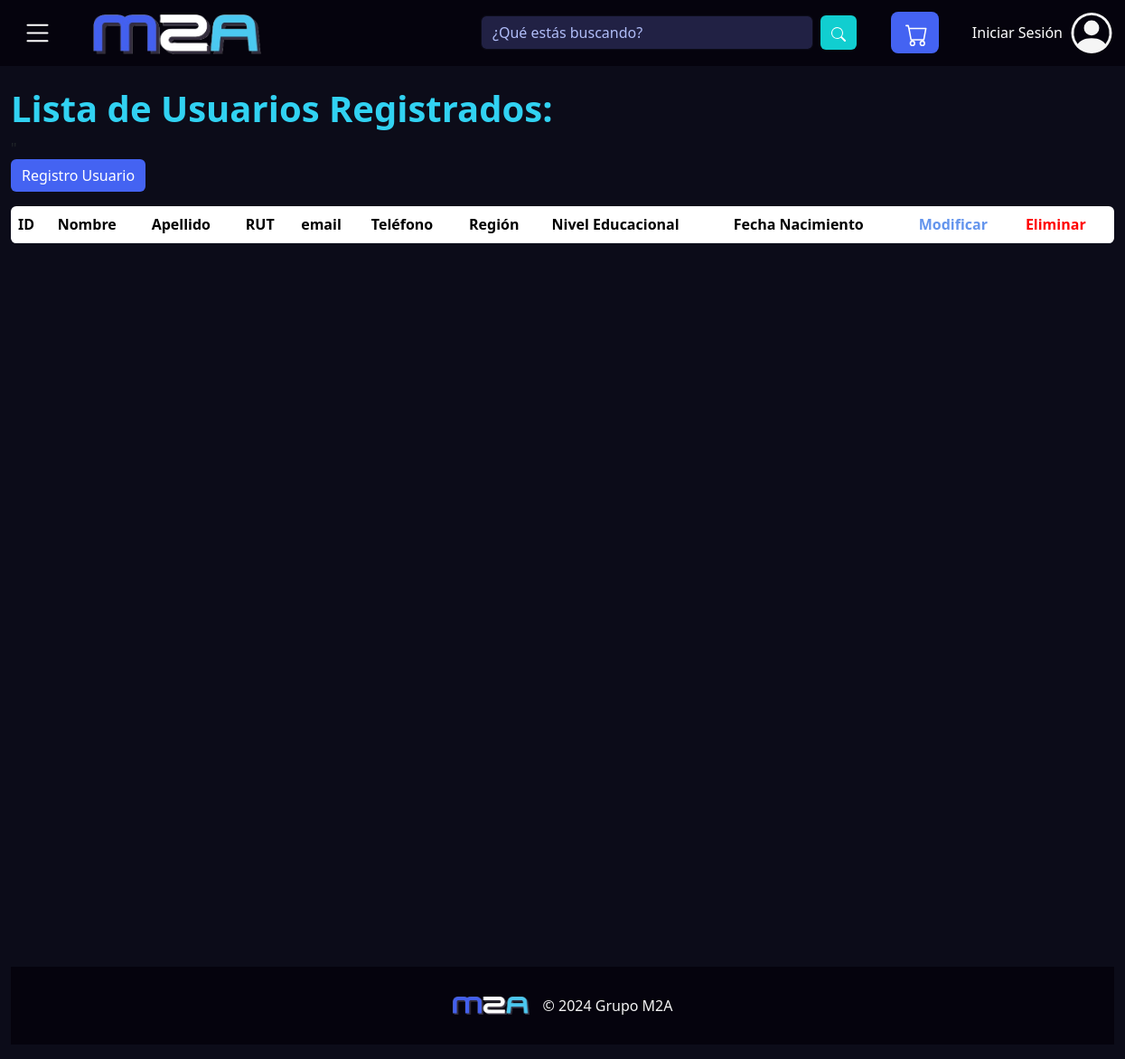
/listadoUsuarios, run on an earlier commit of the app's database.
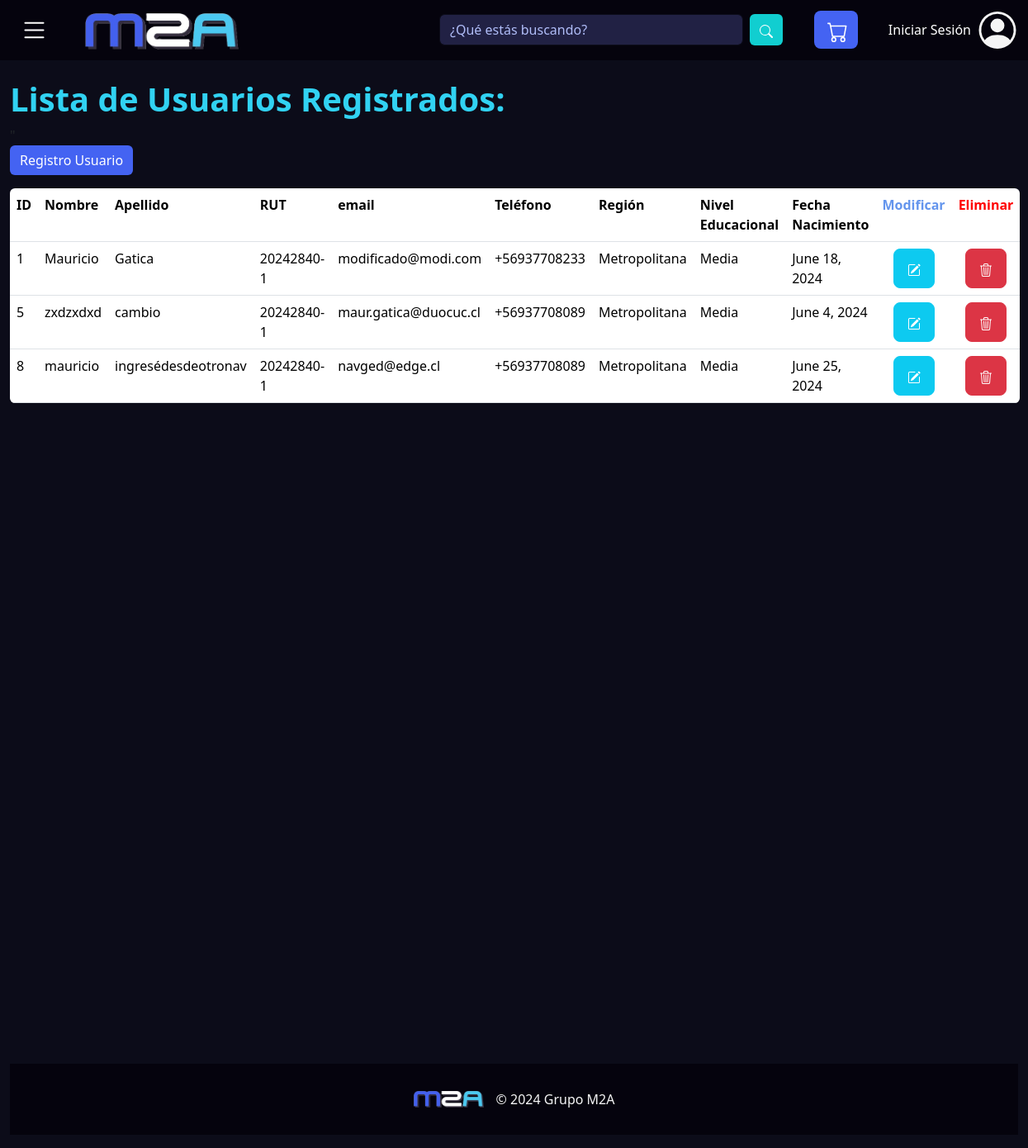
And on a later commit of the database.
### Store/models.py (models this page shows)
class Usuario ( models.Model):
    idUsuario = models.AutoField(primary_key=True)
    nombre    = models.CharField(max_length=35)
    apellido  = models.CharField(max_length=35)
    rut       = models.CharField(max_length=40, default='11111111-1')
    email     = models.EmailField(max_length=70)
    telefono  = models.CharField(max_length=40)
    region    = models.ForeignKey('Region', on_delete=models.CASCADE)
    nivelEd   = models.ForeignKey('nivelEducacional', on_delete=models.CASCADE)
    fechaNac  = models.DateField(default='2000-01-01')

class Region (models.Model):
    idRegion = models.IntegerField(primary_key=True)
    nombre = models.CharField(max_length=40)

class nivelEducacional(models.Model):
    idEducacion = models.IntegerField(primary_key=True)
    nombre = models.CharField(max_length=60)

### Store/views.py (the view)
# urls.py: path('listadoUsuarios', views.listadoUsuarios, name='listadoUsuarios'),
def listadoUsuarios(request):
    usuario = Usuario.objects.all()
    regiones = Region.objects.all()
    nivelesEducacionales = nivelEducacional.objects.all()
    context = {
    'usuario': usuario,
    'regiones': regiones,
    'nivelesEducacionales': nivelesEducacionales,
    }
    return render(request, 'listadoUsuarios.html', context)

### Store/templates/listadoUsuarios.html (shortened to what this page needs)
{% extends "plantilla_base.html" %}
{% block contenido %}
<h1 class="pt-5 mt-5" style="font-weight:bold; color:#31d2f2">Lista de Usuarios Registrados:</h1>
<table class="table table-resposive mb-0 mr-2 ml-2">
    <tr class="listado" >
        <th >ID</th>
        <th >Nombre</th>
        <th >Apellido</th>
        <th >RUT</th>
        <th >email</th>"
        <th >Teléfono</th>
        <th >Región</th>
        <th >Nivel Educacional</th>
        <th >Fecha Nacimiento</th>
        <th style="color: cornflowerblue">Modificar</th>
        <th style="color:red" >Eliminar</th>
    </tr>
    {%for usuario in usuario%}
        <td > {{usuario.idUsuario}} </td>
        <td > {{usuario.nombre}}</td>
        <td >{{usuario.apellido}}</td>
        <td >{{usuario.rut}}</td>
        <td >{{usuario.email}}</td>
        <td >{{usuario.telefono}}</td>
        <td >{{usuario.region.nombre}}</td>
        <td >{{usuario.nivelEd.nombre}}</td>
        <td >{{usuario.fechaNac}}</td>
        <td class="text-center"><a href="{% url 'modificarUsuario' idUsuario=usuario.idUsuario %}" class="btn btn-info btn-lg">
        </a></td>
        <td class="text-center"><a href="{% url 'eliminarUsuario' idUsuario=usuario.idUsuario %}" class="btn btn-danger btn-lg"></a></td>
    {%endfor%}
        <a href="{%url 'registroUsuarios' %}"><button class="btn btnAgregar btn-success mb-3" id="btnAgregar" style="background-color: #4463f2;border: none;">Registro Usuario</button></a>
    <table class="table table-resposive">
        <div class="container-fluid d-flex flex-column min-vh-100">
        </div>
{%endblock%}

### Store/templates/plantilla_base.html (shortened to what this page needs)
{% load static %}
<!DOCTYPE html>
<html lang="es">
<head>
    <link href="https://cdn.jsdelivr.net/npm/bootstrap@5.3.3/dist/css/bootstrap.min.css" rel="stylesheet">
    <link rel="stylesheet" href="https://cdn.jsdelivr.net/npm/@fancyapps/ui@5.0/dist/fancybox/fancybox.css"/>
    <link rel="stylesheet" type="text/css" href="{% static 'style.css' %}">
</head>
<body>
    <nav class="navbar fixed-top">
        <div class="container-fluid">
          <div class="d-flex align-items-center">
            <button class="navbar-toggler" type="button" data-bs-toggle="offcanvas" data-bs-target="#offcanvasNavbar" aria-controls="offcanvasNavbar" aria-label="Toggle navigation" style="color: white; border: none">
            </button>
            <a class="navbar-brand" href="{% url 'principal' %}"> <img src="../static/img/M2A.png" alt="..." width="45%"></a>
          </div>
          <div class="d-none d-lg-block d-flex justify-content-center" style="flex-grow: 0.6;">
            <form class=" d-flex" role="search">
              <input class="form-control me-2 flex-grow-1" type="search" placeholder="¿Qué estás buscando?" aria-label="Search" id="busqueda">
              <button class="btn btn-outline-success" type="submit" id="btn-busqueda">
                <svg xmlns="http://www.w3.org/2000/svg" width="16" height="16" fill="currentColor" class="bi bi-search" viewBox="0 0 16 16">
                  <path d="M11.742 10.344a6.5 6.5 0 1 0-1.397 1.398h-.001q.044.06.098.115l3.85 3.85a1 1 0 0 0 1.415-1.414l-3.85-3.85a1 1 0 0 0-.115-.1zM12 6.5a5.5 5.5 0 1 1-11 0 5.5 5.5 0 0 1 11 0"/>
                </svg>
              </button>
            </form>
          </div>
          <a class="btn btn-primary btn-lg ms-auto d-none d-lg-block" href="{% url 'carrito' %}" role="button" style="width: 4; padding-right: 12px; justify-content: center;" id="carro">
          </a>
  {% if user.is_authenticated %}
  {% csrf_token %}
   <form id="logout-form" action="{% url 'logout' %}" method="post" style="display: none;">
    {% csrf_token %}
    </form>
        <a href="#" class="ms-auto d-none d-lg-block" onclick="document.getElementById('logout-form').submit();" style="text-decoration: none; color: white; padding-right: 7px;">Cerrar Sesión</a>
            <a href="{% url 'logout' %}">
              <svg xmlns="http://www.w3.org/2000/svg" width="50" height="45" fill="currentColor" class="bi bi-person-circle d-none d-lg-block" viewBox="0 0 16 16" style="color: whitesmoke;">
                <path d="M11 6a3 3 0 1 1-6 0 3 3 0 0 1 6 0"/>
                <path fill-rule="evenodd" d="M0 8a8 8 0 1 1 16 0A8 8 0 0 1 0 8m8-7a7 7 0 0 0-5.468 11.37C3.242 11.226 4.805 10 8 10s4.757 1.225 5.468 2.37A7 7 0 0 0 8 1"/>
              </svg>
            </a>
  {% else %}
            <a href="{% url 'login' %}" id="logintext" class="ms-auto d-none d-lg-block" style="text-decoration: none; color: white; padding-right: 7px;">Iniciar Sesión</a>
            <a href="{% url 'login' %}">
            </a>
  {% endif %}
        </div>
      </nav>
      <div class="container-fluid d-flex flex-column min-vh-50">
        {% block contenido %}
        {% endblock %}
      </div>
      <div class="container-fluid d-flex flex-column" style="padding: 0;">
        <footer class="footer mt-auto py-3 " style="background-color: #05030d;">
          <div class="d-flex align-items-center" style="justify-content: center; padding-top: 15px; padding-bottom: 15px;">
              <img src="../static/img/M2A.png" alt="M2A Logo" width="85px">
              <span class="mb-3 mb-md-0" style="padding-left: 15px; text-align: center; color: whitesmoke">© 2024 Grupo M2A</span>
            </div>
          </div>
</body>
</html>

### Store/static/style.css (style rules this page uses)
body { background-color: #0C0C19; }
h1 { color: whitesmoke; }
.navbar { background-color: #05030d; }
.navbar-brand { padding-left: 2rem; color: whitesmoke; font-size: 30px; font-family:'Franklin Gothic Medium', 'Arial Narrow', Arial, sans-serif; }
#btn-busqueda { background-color: #11ced0; color: white; border: none; }
#carro { background-color: #4463f2; color: white; border: none; }
#busqueda { background-color: #212144; border-color: #0c0c19; color: #ffffff; }
#busqueda::placeholder { background-color: #212144; border-color: #0c0c19; color: #b0bdf8; }
.form-control::placeholder { color: #b0bdf8 }
.footer { width: 100%; background-color: #05030d; }
.table { border-radius: 6px; overflow:hidden }

What changed in the data, as far as the page shows it:
added Usuario: idUsuario "1", nombre "Mauricio", apellido "Gatica", rut "20242840-1", email "modificado@modi.com", telefono "+56937708233", region.nombre "Metropolitana", nivelEd.nombre "Media", fechaNac "June 18, 2024"
added Usuario: idUsuario "5", nombre "zxdzxdxd", apellido "cambio", rut "20242840-1", email "maur.gatica@duocuc.cl", telefono "+56937708089", region.nombre "Metropolitana", nivelEd.nombre "Media", fechaNac "June 4, 2024"
added Usuario: idUsuario "8", nombre "mauricio", apellido "ingresédesdeotronav", rut "20242840-1", email "navged@edge.cl", telefono "+56937708089", region.nombre "Metropolitana", nivelEd.nombre "Media", fechaNac "June 25, 2024"
